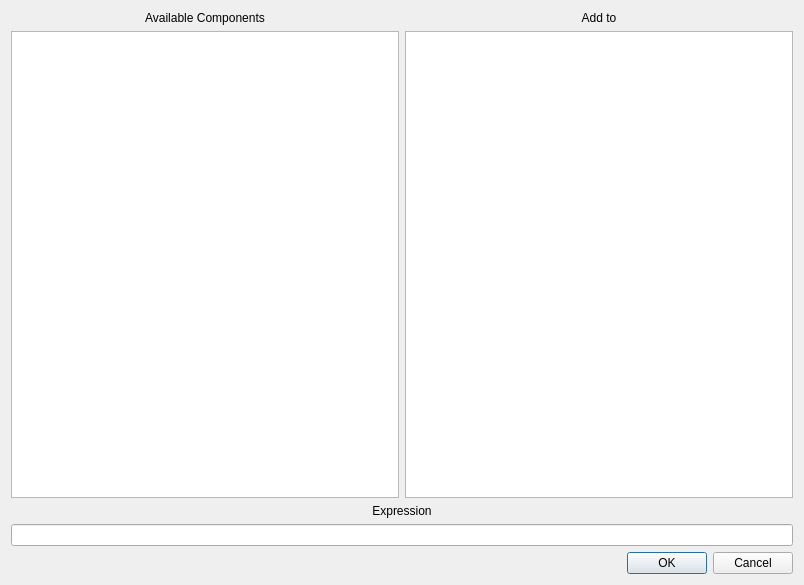
<?xml version="1.0" encoding="UTF-8"?>
<ui version="4.0">
 <class>CustomComponentWidget</class>
 <widget class="QDialog" name="CustomComponentWidget">
  <property name="geometry">
   <rect>
    <x>0</x>
    <y>0</y>
    <width>804</width>
    <height>585</height>
   </rect>
  </property>
  <property name="windowTitle">
   <string>Dialog</string>
  </property>
  <layout class="QHBoxLayout" name="horizontalLayout_2">
   <item>
    <layout class="QVBoxLayout" name="verticalLayout_4">
     <item>
      <layout class="QHBoxLayout" name="horizontalLayout">
       <item>
        <layout class="QVBoxLayout" name="verticalLayout_2">
         <item>
          <widget class="QLabel" name="label">
           <property name="text">
            <string>Available Components</string>
           </property>
           <property name="alignment">
            <set>Qt::AlignCenter</set>
           </property>
          </widget>
         </item>
         <item>
          <widget class="QListView" name="component_list">
           <property name="toolTip">
            <string>&lt;!DOCTYPE HTML PUBLIC &quot;-//W3C//DTD HTML 4.0//EN&quot; &quot;http://www.w3.org/TR/REC-html40/strict.dtd&quot;&gt;
&lt;html&gt;&lt;head&gt;&lt;meta name=&quot;qrichtext&quot; content=&quot;1&quot; /&gt;&lt;style type=&quot;text/css&quot;&gt;
p, li { white-space: pre-wrap; }
&lt;/style&gt;&lt;/head&gt;&lt;body style=&quot; font-family:'Lucida Grande'; font-size:12pt; font-weight:400; font-style:normal;&quot;&gt;
&lt;p style=&quot; margin-top:0px; margin-bottom:0px; margin-left:0px; margin-right:0px; -qt-block-indent:0; text-indent:0px;&quot;&gt;Available components to reference when defining a new component&lt;/p&gt;&lt;/body&gt;&lt;/html&gt;</string>
           </property>
           <property name="defaultDropAction">
            <enum>Qt::IgnoreAction</enum>
           </property>
          </widget>
         </item>
        </layout>
       </item>
       <item>
        <layout class="QVBoxLayout" name="verticalLayout">
         <item>
          <widget class="QLabel" name="label_2">
           <property name="text">
            <string>Add to</string>
           </property>
           <property name="alignment">
            <set>Qt::AlignCenter</set>
           </property>
          </widget>
         </item>
         <item>
          <widget class="QListWidget" name="data_list">
           <property name="toolTip">
            <string>&lt;!DOCTYPE HTML PUBLIC &quot;-//W3C//DTD HTML 4.0//EN&quot; &quot;http://www.w3.org/TR/REC-html40/strict.dtd&quot;&gt;
&lt;html&gt;&lt;head&gt;&lt;meta name=&quot;qrichtext&quot; content=&quot;1&quot; /&gt;&lt;style type=&quot;text/css&quot;&gt;
p, li { white-space: pre-wrap; }
&lt;/style&gt;&lt;/head&gt;&lt;body style=&quot; font-family:'Lucida Grande'; font-size:12pt; font-weight:400; font-style:normal;&quot;&gt;
&lt;p style=&quot; margin-top:0px; margin-bottom:0px; margin-left:0px; margin-right:0px; -qt-block-indent:0; text-indent:0px;&quot;&gt;Select one or more data sets to add the new component to&lt;/p&gt;&lt;/body&gt;&lt;/html&gt;</string>
           </property>
          </widget>
         </item>
        </layout>
       </item>
      </layout>
     </item>
     <item>
      <layout class="QVBoxLayout" name="verticalLayout_3">
       <item>
        <widget class="QLabel" name="label_3">
         <property name="text">
          <string>Expression</string>
         </property>
         <property name="alignment">
          <set>Qt::AlignCenter</set>
         </property>
        </widget>
       </item>
       <item>
        <widget class="QLineEdit" name="expression">
         <property name="toolTip">
          <string>Define a new component. E.g. {component_a} - {component_b}</string>
         </property>
         <property name="alignment">
          <set>Qt::AlignCenter</set>
         </property>
        </widget>
       </item>
      </layout>
     </item>
     <item>
      <widget class="QDialogButtonBox" name="buttonBox">
       <property name="orientation">
        <enum>Qt::Horizontal</enum>
       </property>
       <property name="standardButtons">
        <set>QDialogButtonBox::Cancel|QDialogButtonBox::Ok</set>
       </property>
      </widget>
     </item>
    </layout>
   </item>
  </layout>
 </widget>
 <resources/>
 <connections>
  <connection>
   <sender>buttonBox</sender>
   <signal>accepted()</signal>
   <receiver>CustomComponentWidget</receiver>
   <slot>accept()</slot>
   <hints>
    <hint type="sourcelabel">
     <x>248</x>
     <y>254</y>
    </hint>
    <hint type="destinationlabel">
     <x>157</x>
     <y>274</y>
    </hint>
   </hints>
  </connection>
  <connection>
   <sender>buttonBox</sender>
   <signal>rejected()</signal>
   <receiver>CustomComponentWidget</receiver>
   <slot>reject()</slot>
   <hints>
    <hint type="sourcelabel">
     <x>316</x>
     <y>260</y>
    </hint>
    <hint type="destinationlabel">
     <x>286</x>
     <y>274</y>
    </hint>
   </hints>
  </connection>
 </connections>
</ui>
